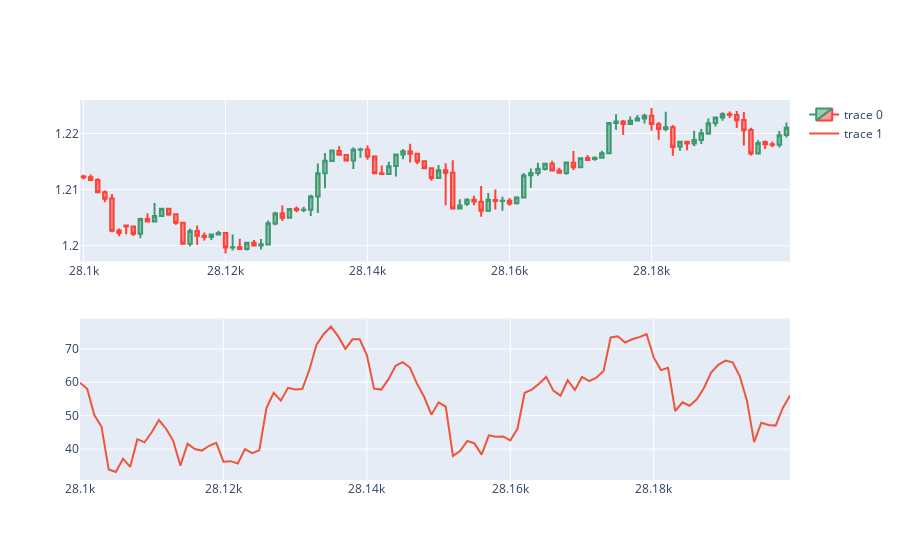

The code cell stored with this chart in its notebook:
### Code cell
!pip install plotly

dfpl = df[28100:28200]
import plotly.graph_objects as go
from plotly.subplots import make_subplots
from datetime import datetime

fig = make_subplots(rows=2, cols=1)
fig.append_trace(go.Candlestick(x=dfpl.index,
                open=dfpl['open'],
                high=dfpl['high'],
                low=dfpl['low'],
                close=dfpl['close']), row=1, col=1)
fig.append_trace(go.Scatter(
    x=dfpl.index,
    y=dfpl['RSI'],
), row=2, col=1)

fig.update_layout(xaxis_rangeslider_visible=False)
fig.show()
